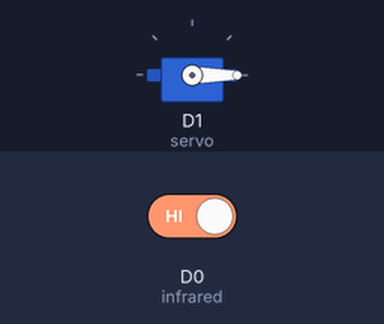
Bench run of a sketch on a simulated ESP8266 (NodeMCU). Parts: servo. The inputs (shaded band) are chosen by the test bench; at power-on: D0 (infrared) HIGH.

Above: at 1.2 s.
1.3 s: D0 (infrared) driven LOW
At 2.6 s:
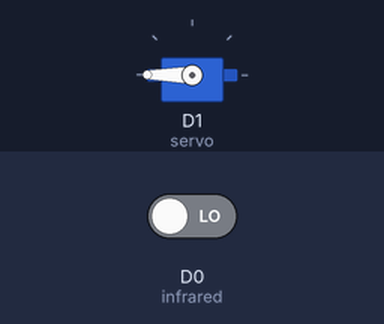
Timing chart, 0 to 4.3 s (numbered marks = the images above; inputs shaded):
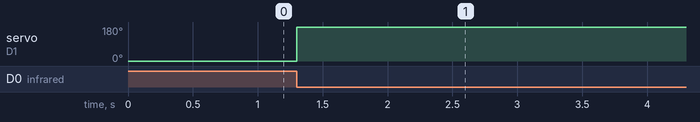

Measured:
- after the input at 1.3 s, servo on D1 (servo): 0° → 180° at once

The sketch:

Project_Portal_Parkir.ino
```cpp
#include <Servo.h>

int infrared = D0;
int servo = D1;
int val = 0;

Servo myservo;

void setup()
{
  pinMode(infrared, INPUT);
  myservo.attach(servo);
}

void loop()
{
  val = digitalRead(infrared);

  if (val == LOW)
  {
    myservo.write(180); // Buka portal
    delay(5000);
  }
  else
  {
    myservo.write(0); // Tutup portal
  }

  delay(100);
}

// INFRARED : NODEMCU
// ==================
// OUT : D0 (bebas, deklarasikan variable)
// GND : GND
// VCC : 3V

// SERVO : NodeMCU
// ===============
// KUNING : D1 (bebas, deklarasikan variable)
// MERAH  : 3V
// COKLAT : GND
```
